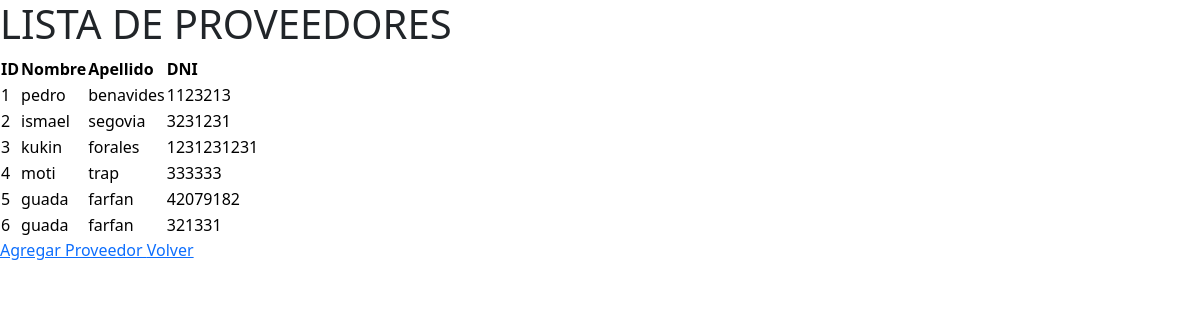
Screenshot of /compra/lista_proveedores/ with the database file from the repository.
### compra/models.py (models this page shows, shortened)
class Proveedor(models.Model):
    nombre=models.CharField(max_length=30)
    apellido=models.CharField(max_length=30)
    dni=models.IntegerField(default=0)

### compra/views.py (the view)
# urls.py: path('lista_proveedores/',lista_proveedores,name='lista_proveedores'),
def lista_proveedores(request):
    listados_Proveedor= Proveedor.objects.all()
    context={
        'lista_proveedor':listados_Proveedor
    }
    return render(
        request,
        'compra/lista_proveedor.html',
        context
    )

### compra/templates/compra/lista_proveedor.html (shortened to what this page needs)
{% load static %}
<!DOCTYPE html>
<html lang="en">
<head>
    <link rel="stylesheet" href="{% static 'css/bootstrap.min.css' %}">
</head>
<body>
    <H1>LISTA DE PROVEEDORES</H1>
    <table class="table-primary">
        <tr>
            <th>
                ID
            </th>
            <th>
                Nombre
            </th>
            <th>
                Apellido
            </th>
            <th>
                DNI
            </th>
        </tr>
        <tr>
            {%for proveedor in lista_proveedor%}
                <tr>
                    <td>{{proveedor.id}}</td>
                    <td>{{proveedor.nombre}}</td>
                    <td>{{proveedor.apellido}}</td>
                    <td>{{proveedor.dni}}</td>
                </tr>
            {%endfor%}
        </tr>
    </table>
    <a href="{% url 'agregar_proveedor' %}">
        Agregar Proveedor
    </a>
    <a href="{% url 'pagina_principal'%}">
        Volver
    </a>
</body>
</html>

### rows the page displays
Proveedor: id "1", nombre "pedro", apellido "benavides", dni "1123213"
Proveedor: id "2", nombre "ismael", apellido "segovia", dni "3231231"
Proveedor: id "3", nombre "kukin", apellido "forales", dni "1231231231"
Proveedor: id "4", nombre "moti", apellido "trap", dni "333333"
Proveedor: id "5", nombre "guada", apellido "farfan", dni "42079182"
Proveedor: id "6", nombre "guada", apellido "farfan", dni "321331"
